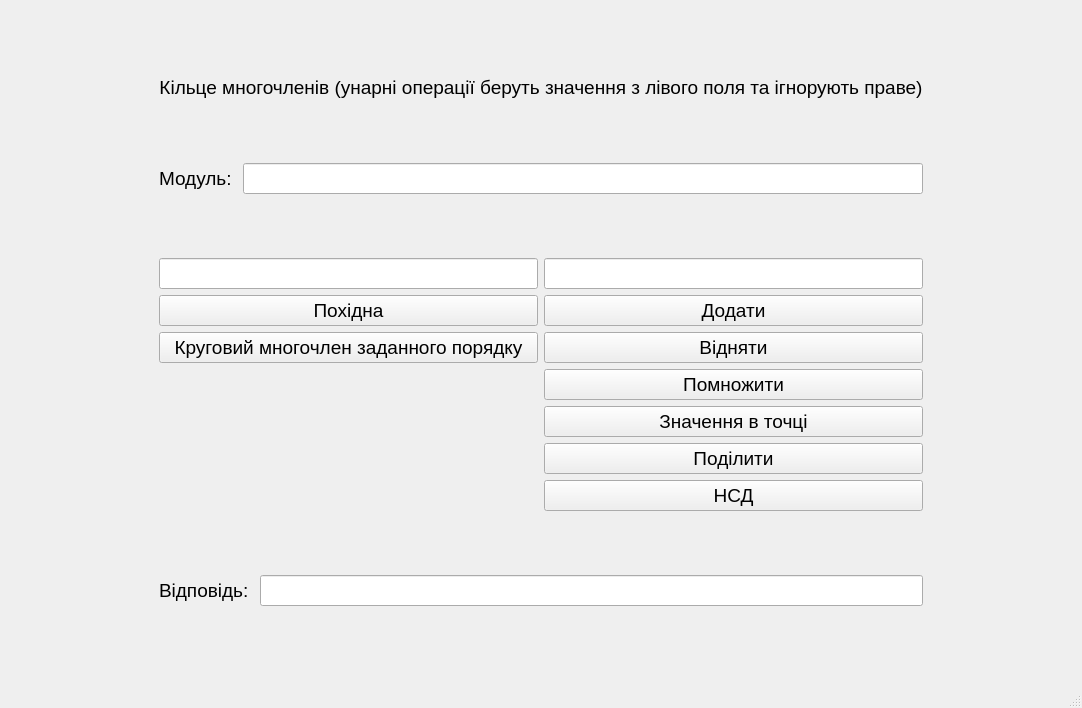
<?xml version="1.0" encoding="UTF-8"?>
<ui version="4.0">
 <class>PolynomialRingWindow</class>
 <widget class="QMainWindow" name="PolynomialRingWindow">
  <property name="geometry">
   <rect>
    <x>0</x>
    <y>0</y>
    <width>1082</width>
    <height>708</height>
   </rect>
  </property>
  <property name="windowTitle">
   <string>MainWindow</string>
  </property>
  <widget class="QWidget" name="centralwidget">
   <property name="font">
    <font>
     <pointsize>14</pointsize>
    </font>
   </property>
   <layout class="QHBoxLayout" name="horizontalLayout_3">
    <item>
     <spacer name="verticalSpacer">
      <property name="orientation">
       <enum>Qt::Vertical</enum>
      </property>
      <property name="sizeHint" stdset="0">
       <size>
        <width>20</width>
        <height>658</height>
       </size>
      </property>
     </spacer>
    </item>
    <item>
     <widget class="QWidget" name="widget" native="true">
      <property name="sizePolicy">
       <sizepolicy hsizetype="Fixed" vsizetype="Preferred">
        <horstretch>0</horstretch>
        <verstretch>0</verstretch>
       </sizepolicy>
      </property>
      <layout class="QVBoxLayout" name="verticalLayout">
       <property name="sizeConstraint">
        <enum>QLayout::SetNoConstraint</enum>
       </property>
       <item>
        <widget class="QLabel" name="label">
         <property name="sizePolicy">
          <sizepolicy hsizetype="Preferred" vsizetype="Fixed">
           <horstretch>0</horstretch>
           <verstretch>0</verstretch>
          </sizepolicy>
         </property>
         <property name="locale">
          <locale language="Ukrainian" country="Ukraine"/>
         </property>
         <property name="text">
          <string>Кільце многочленів (унарні операції беруть значення з лівого поля та ігнорують праве)</string>
         </property>
         <property name="alignment">
          <set>Qt::AlignCenter</set>
         </property>
        </widget>
       </item>
       <item>
        <layout class="QHBoxLayout" name="horizontalLayout">
         <item>
          <widget class="QLabel" name="label_2">
           <property name="text">
            <string>Модуль: </string>
           </property>
          </widget>
         </item>
         <item>
          <widget class="QLineEdit" name="lineEdit_modulus"/>
         </item>
        </layout>
       </item>
       <item>
        <layout class="QGridLayout" name="gridLayout">
         <property name="leftMargin">
          <number>0</number>
         </property>
         <item row="1" column="0">
          <widget class="QLineEdit" name="lineEdit_first"/>
         </item>
         <item row="1" column="1">
          <widget class="QLineEdit" name="lineEdit_second"/>
         </item>
         <item row="3" column="1">
          <widget class="QPushButton" name="pushButton_subtract">
           <property name="text">
            <string>Відняти</string>
           </property>
          </widget>
         </item>
         <item row="7" column="1">
          <widget class="QPushButton" name="pushButton_gcd">
           <property name="text">
            <string>НСД</string>
           </property>
          </widget>
         </item>
         <item row="4" column="1">
          <widget class="QPushButton" name="pushButton_multiply">
           <property name="text">
            <string>Помножити</string>
           </property>
          </widget>
         </item>
         <item row="6" column="1">
          <widget class="QPushButton" name="pushButton_divide">
           <property name="text">
            <string>Поділити</string>
           </property>
          </widget>
         </item>
         <item row="3" column="0">
          <widget class="QPushButton" name="pushButton_CyclotomicPolynomial">
           <property name="text">
            <string>Круговий многочлен заданного порядку</string>
           </property>
          </widget>
         </item>
         <item row="5" column="1">
          <widget class="QPushButton" name="pushButton_evaluate">
           <property name="text">
            <string>Значення в точці</string>
           </property>
          </widget>
         </item>
         <item row="2" column="0">
          <widget class="QPushButton" name="pushButton_derivative">
           <property name="text">
            <string>Похідна</string>
           </property>
          </widget>
         </item>
         <item row="2" column="1">
          <widget class="QPushButton" name="pushButton_add">
           <property name="text">
            <string>Додати</string>
           </property>
          </widget>
         </item>
        </layout>
       </item>
       <item>
        <layout class="QHBoxLayout" name="horizontalLayout_2">
         <item>
          <widget class="QLabel" name="label_3">
           <property name="text">
            <string>Відповідь: </string>
           </property>
          </widget>
         </item>
         <item>
          <widget class="QLineEdit" name="lineEdit_ans"/>
         </item>
        </layout>
       </item>
      </layout>
     </widget>
    </item>
    <item>
     <spacer name="verticalSpacer_2">
      <property name="orientation">
       <enum>Qt::Vertical</enum>
      </property>
      <property name="sizeHint" stdset="0">
       <size>
        <width>20</width>
        <height>658</height>
       </size>
      </property>
     </spacer>
    </item>
   </layout>
  </widget>
  <widget class="QStatusBar" name="statusbar"/>
 </widget>
 <resources/>
 <connections/>
</ui>
